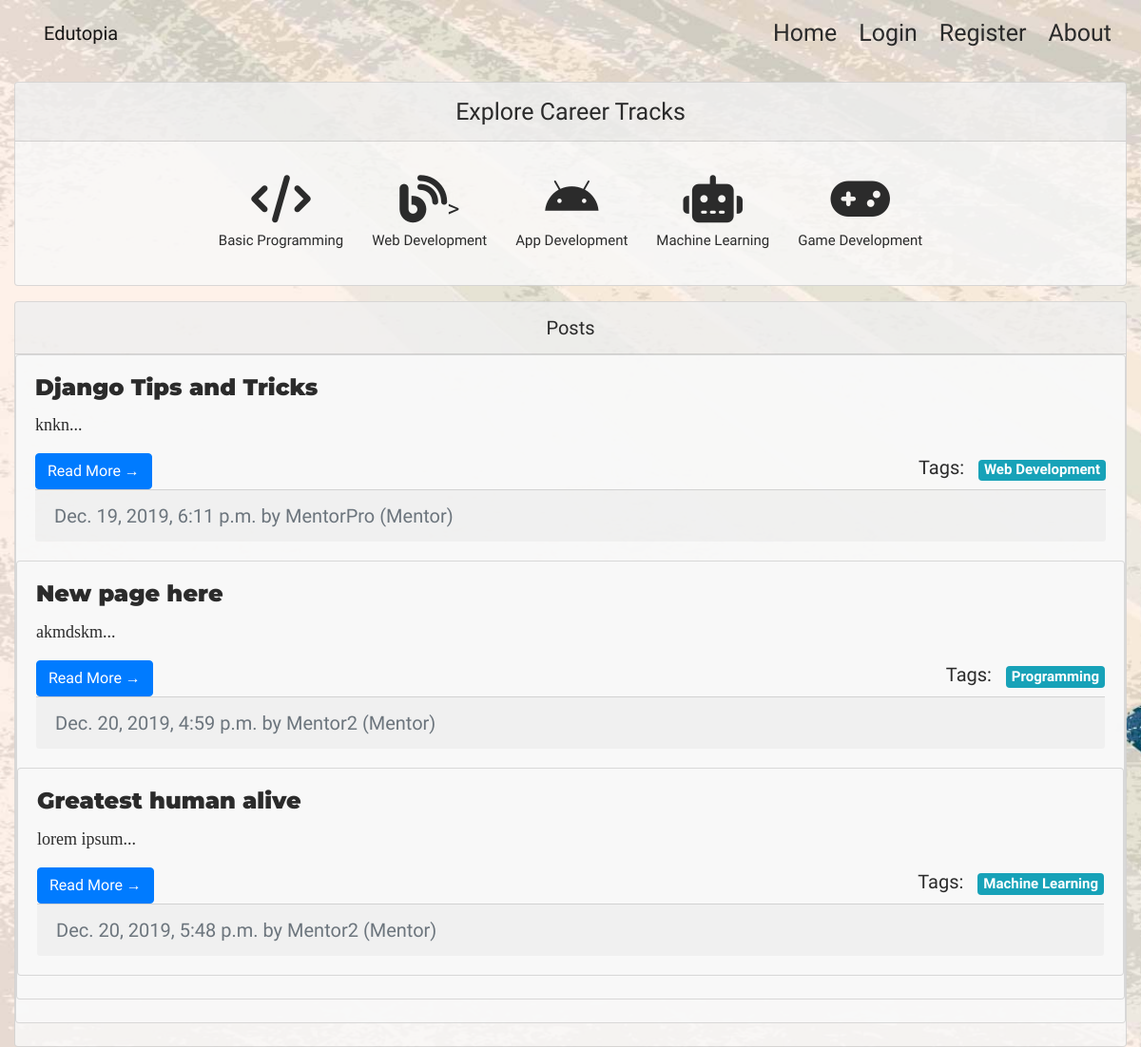
/omega/, run on the app's committed database.
### app/models.py (models this page shows, shortened)
class Post(models.Model):
    topic=models.CharField(max_length=100)
    content=models.TextField(max_length=1000)
    created_at=models.DateTimeField(default = timezone.now)
    last_updated=models.DateTimeField(auto_now=True)
    domain=models.ForeignKey(Domain,on_delete=models.CASCADE,related_name="topicposts")
    owner=models.ForeignKey(Mentor,on_delete=models.CASCADE,related_name="postsby")
    def gist(self):
        return self.content[:50] + '...'

class Domain(models.Model):
    name=models.CharField(max_length=100)
    description=models.TextField(max_length=50000)
    domaintrack=models.URLField(max_length=200)
    def __str__(self):
        return self.name

class Mentor(models.Model):
    user=models.OneToOneField(User,on_delete=models.CASCADE,primary_key=True)
    domains=models.ManyToManyField(Domain,blank=False,related_name="experts")
    OtherInfo=models.TextField(max_length=200, help_text="Your Github/Portfolio Page or Anything you would like to add")
    def __str__(self):
        return self.user.username + ' (Mentor)'

class User(AbstractUser):
    is_student=models.BooleanField('student status',default=False)
    is_mentor=models.BooleanField('mentor status',default=False)
    lat=models.DecimalField(max_digits=9,decimal_places=6,blank=True,null=True)
    lng=models.DecimalField(max_digits=9,decimal_places=6,blank=True,null=True)

### app/views.py (the view)
# urls.py: path(r"omega/", Omega.as_view(), name='omega'),
class Omega(ListView):
    model = Post
    template_name = 'app/omega.html'
    ordering = ['-created_at']
    paginate_by = 5
    def get_context_data(self, **kwargs):
        context = super().get_context_data(**kwargs)
        context['posts'] = Post.objects.all()
        context['domains'] = Domain.objects.all()
        return context

### templates/app/omega.html (shortened to what this page needs)
{% extends "app/layout.html" %}
{% load static %}
{% block head %}
<link rel="stylesheet" href="{%  static 'app/styleomega.css' %}">
{% endblock %}
{% block body %}
<div class="container-fluid">
    <div class="card mx-auto mt-3 ct">
        <div class="card-header text-center">Explore Career Tracks </div>
        <div class="card-body d-block mx-auto">
            <div class="row justify-content-center align-items-center">
                <a href="#" data-toggle="modal" data-target="#D1" style="color: #2b2b2b;">
                    <div class="item"><i class="fas fa-code fa-2x mb-2"></i><span class="caption">Basic
                            Programming</span>
                    </div>
                </a>
                <a href="#" data-toggle="modal" data-target="#D2" style="color: #2b2b2b;">
                    <div class="item"><i class="fas fa-blog fa-2x mb-2"></i>><span class="caption">Web
                            Development</span>
                    </div>
                </a>
                <div class="item"><i class="fab fa-android fa-2x mb-2"></i><span class="caption">App Development</span>
                </div>
                <a href="#" data-toggle="modal" data-target="#D3" style="color: #2b2b2b;">
                    <div class="item"><i class="fas fa-robot fa-2x mb-2"></i><span class="caption">Machine
                            Learning</span>
                    </div>
                </a>
                <div class="item"><i class="fas fa-gamepad  fa-2x mb-2"></i><span class="caption">Game
                        Development</span>
                </div>
            </div>
        </div>
    </div>
</div>
<div class="container-fluid posts">
    <div class="card mx-auto mt-3 card-p">
        <div class="card-header text-center">
            Posts
        </div>
        {% for post in posts %}
        <div class="card mb-4 card-p">
            <div class="card-body">
                <h4 class="card-title">{{ post.topic }}</h4>
                <p class="card-text">{{ post.gist }}</p>
                <a href="{% url 'SinglePost' post.id %}" class="btn btn-primary">Read More &rarr;</a>
                <div class="float-right">Tags: &nbsp; <span class="badge badge-info">{{ post.domain }}</span>
                </div>
                <div class="card-footer text-muted">
                    {{ post.created_at }} by
                    {{ post.owner }}
                </div>
            </div>
            {% endfor %}
        </div>
    </div>
    {% endblock %}

### app/static/app/styleomega.css (style rules this page uses)
body { background-size: cover; background-image: url('career.jpg'); font-family: 'Righteous',cursive; font-size: 25px; background-attachment: fixed; background-repeat: no-repeat; }
.ct,.card-p { color: #2b2b2b; background:#f8f8f8d3; }
.card-title { font-weight:900; font-family: 'Montserrat', sans-serif; }
.card-text { font-family: 'Zilla Slab', serif; font-size:18px; }
.card-p { font-size:20px; }
div.item { text-align: center; padding: 15px; }
.caption { font-size:15px; display: block; }

### data on the page
Post: topic "Django Tips and Tricks", gist "knkn...", domain "Web Development", created_at "Dec. 19, 2019, 6:11 p.m.", owner "MentorPro (Mentor)"
Post: topic "New page here", gist "akmdskm...", domain "Programming", created_at "Dec. 20, 2019, 4:59 p.m.", owner "Mentor2 (Mentor)"
Post: topic "Greatest human alive", gist "lorem ipsum...", domain "Machine Learning", created_at "Dec. 20, 2019, 5:48 p.m.", owner "Mentor2 (Mentor)"
